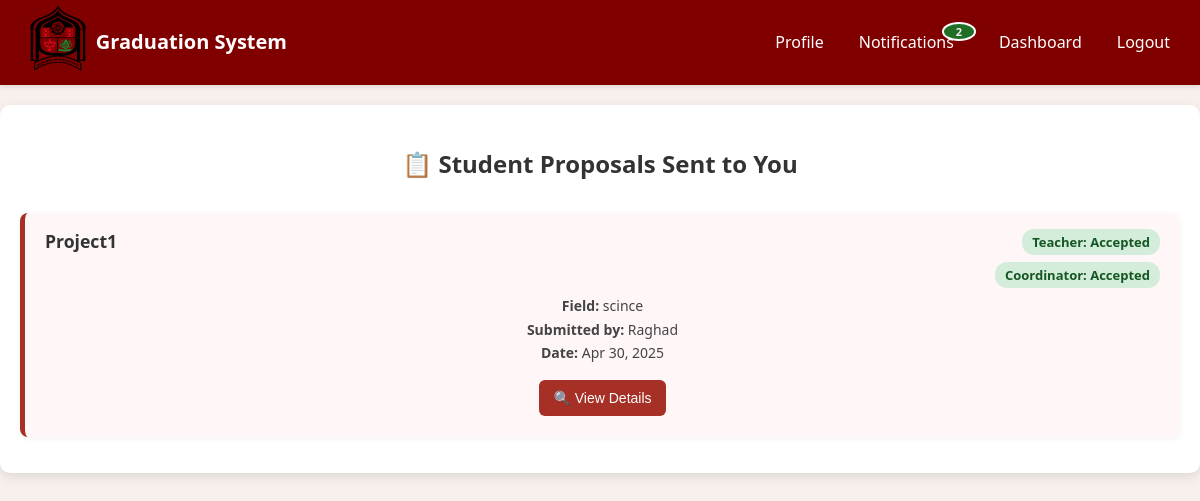
Page /api/project/teacher/student-proposals/ (signed in) on the committed database.
### project/models.py (models this page shows, shortened)
class ProjectProposal(models.Model):
    STATUS_CHOICES = [
        ('pending', 'Pending'),
        ('accepted', 'Accepted'),
        ('rejected', 'Rejected'),
    ]
    title = models.CharField(
        max_length=200,
        help_text="Name of the proposed project"
    )
    team_member_count = models.IntegerField(
        help_text="Number of team members required"
    )
    field = models.CharField(
        max_length=200,
        help_text="Field or area of the project"
    )
    department = models.ForeignKey(
        Department,
        on_delete=models.SET_NULL,
        null=True,
        blank=True,
        help_text="Department responsible for the project"
    )
    description = models.TextField(
        help_text="Description of the project"
    )
    additional_comment = models.TextField(
        blank=True,
        null=True,
        help_text="Any additional comments"
    )
    attached_file = models.FileField(
        upload_to='project_proposals/',
        blank=True,
        null=True,
        help_text="Optional file attachment"
    )
    submitted_by = models.ForeignKey(
        settings.AUTH_USER_MODEL,
        on_delete=models.CASCADE,
        related_name='project_proposals',
        help_text="User who submitted this proposal"
    )
    proposed_to = models.ForeignKey(
        settings.AUTH_USER_MODEL,
        on_delete=models.CASCADE,
        null=True,
        blank=True,
        related_name='received_proposals',
        help_text="If submitted by a student, specify the recipient (e.g. teacher/coordinator)"
    )
    team_members = models.ManyToManyField(
        'users.Student',
        blank=True,
        related_name='team_proposals',
        help_text="For student proposals: list the team members who will work on the project"
    )
    teacher_status = models.CharField(
        max_length=20, choices=STATUS_CHOICES, default='pending',
        help_text="Status set by the assigned teacher"
    )
    coordinator_status = models.CharField(
        max_length=20, choices=STATUS_CHOICES, default='pending',
        help_text="Status set by the assigned coordinator"
    )
    created_at = models.DateTimeField(auto_now_add=True)
    updated_at = models.DateTimeField(auto_now=True)

### users/models.py (models this page shows, shortened)
class User(AbstractUser):
    phone_number = models.CharField(max_length=15, blank=True, null=True)
    department = models.ForeignKey(
        Department,
        on_delete=models.CASCADE,
        related_name='users',
        null=True,
        blank=True
    )

### project/views.py (the view)
# urls.py: path('teacher/student-proposals/', views.student_proposals_view, name='student-proposals'),
@login_required
def student_proposals_view(request):
    user = request.user
    if not is_teacher(user):
        return redirect("home")
    student_ids = Student.objects.values_list('id', flat=True)
    proposals = ProjectProposal.objects.filter(
        proposed_to=user,
        submitted_by_id__in=student_ids
    ).order_by('-created_at')
    context = {
        "student_proposals": proposals}
    return render(request, "project/student_proposals.html", context)

### notifications/context_processors.py (called while the page is built)
def unread_notifications_count(request):
    if request.user.is_authenticated:
        count = Notification.objects.filter(recipient=request.user, read=False).count()
        return {'unread_notifications_count': count}
    return {'unread_notifications_count': 0}

### users/services.py (called while the page is built)
def is_teacher(user):
    return not any([
        hasattr(user, 'student'),
        hasattr(user, 'coordinator'),
        hasattr(user, 'admin'),
        user.is_superuser,
    ])

### templates/project/student_proposals.html (shortened to what this page needs)
{% extends "base.html" %}
{% load static %}
{% block head %}
<link rel="stylesheet" href="{% static 'css/project/student_proposals.css' %}">
{% endblock %}
{% block content %}
{% include "navbar.html" %}
<div class="container">
    <h2>📋 Student Proposals Sent to You</h2>
    {% if student_proposals %}
        <div id="student-proposal-list">
            {% for proposal in student_proposals %}
            <div class="proposal-card" data-id="{{ proposal.id }}">
                <div class="proposal-header">
                    <h4>{{ proposal.title }}</h4>
                    <div class="status-group">
                        <span class="status {{ proposal.teacher_status|default:"pending" }}">
                            Teacher: {{ proposal.get_teacher_status_display }}
                        </span>
                        <span class="status {{ proposal.coordinator_status|default:"pending" }}">
                            Coordinator: {{ proposal.get_coordinator_status_display }}
                        </span>
                    </div>
                </div>
                <p><strong>Field:</strong> {{ proposal.field }}</p>
                <p><strong>Submitted by:</strong> {{ proposal.submitted_by.username }}</p>
                <p><strong>Date:</strong> {{ proposal.created_at|date:"M d, Y" }}</p>
                <div class="card-buttons">
                    <button class="view-btn btn-edit" data-id="{{ proposal.id }}">🔍 View Details</button>
                </div>
            </div>
            {% endfor %}
        </div>
    {% else %}
        <p>No student proposals have been submitted to you yet.</p>
    {% endif %}
</div>
{% endblock %}

### static/css/style.css (style rules this page uses)
body { font-family: 'Segoe UI', Tahoma, Geneva, Verdana, sans-serif; margin: 0px; padding: 0; background-color: #f7f0ed; color: #333; line-height: 1.6; }
:root { --button-color: #a63026; --button-hover-color: #4d8080; --button-text-color: white; --button-disabled-color: #cccccc; }
button { background-color: var(--button-color); color: var(--button-text-color); padding: 10px 20px; border: none; border-radius: 5px; font-size: 16px; cursor: pointer; transition: background-color 0.3s ease; margin: 5px 0; }
.btn-edit { background-color: #d2b48c; color: white; }

### static/css/project/student_proposals.css (style rules this page uses)
.container { max-width: 1200px; margin: 20px auto; padding: 20px; background: #fff; border-radius: 10px; box-shadow: 0 4px 12px rgba(0, 0, 0, 0.1); }
h2 { text-align: center; color: #333; margin-bottom: 30px; }
.proposal-card { background-color: #fff7f7; border-left: 5px solid #a63026; padding: 16px 20px; margin-bottom: 16px; border-radius: 8px; box-shadow: 0 2px 6px rgba(0, 0, 0, 0.05); transition: box-shadow 0.3s ease; text-align: center; line-height: 1.4; }
.proposal-header { display: flex; justify-content: space-between; align-items: flex-start; margin-bottom: 8px; gap: 8px; }
.proposal-header h4 { margin: 0; font-size: 1.1rem; color: #333; }
.status-group { display: flex; flex-direction: column; gap: 7px; align-items: flex-end; }
.status { font-size: 13px; font-weight: bold; padding: 4px 10px; border-radius: 12px; width: fit-content; }
.status.accepted { background-color: #d4edda; color: #155724; }
.proposal-card p { margin: 4px 0; font-size: 14px; color: #444; }
.card-buttons { margin-top: 12px; display: flex; justify-content: center; }
.view-btn { background-color: #a63026; color: white; padding: 10px 14px; border: none; border-radius: 6px; font-size: 14px; cursor: pointer; transition: background 0.3s ease; }

### rows in the picture
ProjectProposal: title "Project1", teacher_status "Accepted", coordinator_status "Accepted", field "scince", submitted_by.username "Raghad", created_at "Apr 30, 2025"

### other values in the picture
{{ unread_notifications_count }} "2"
